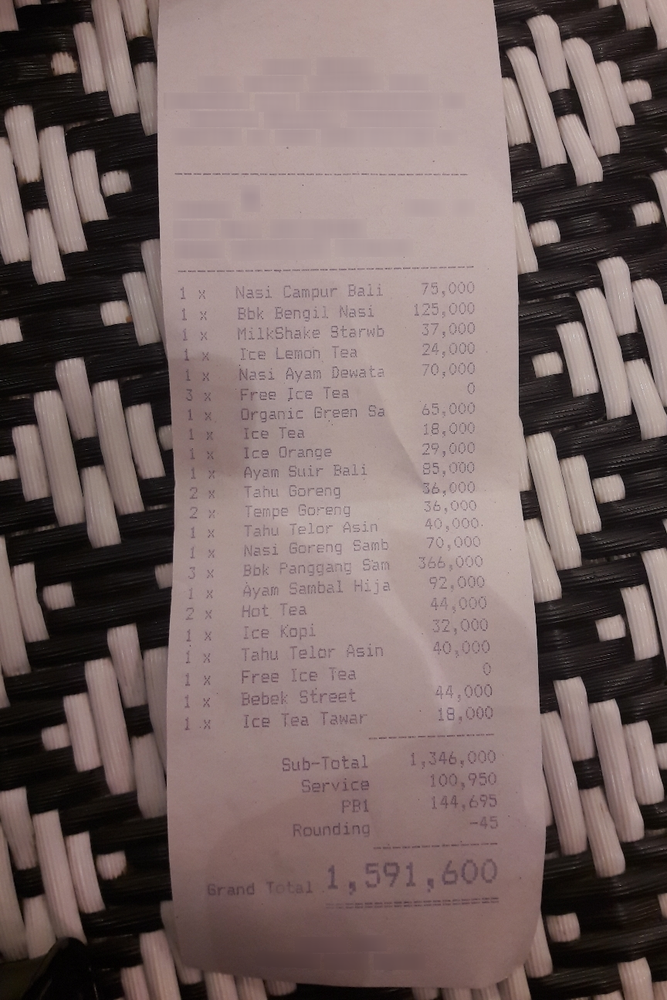
#> input picture data/samples/cord_sample_01.png, 667 x 1000 px, shrunk from 864 x 1296 before the run
$ python -i vision_extractor.py   (imports and definitions only)
#> lines starting #> are read from the running program, lines starting #| are printed output that depends on the picture
"""Vision extractor — turn a receipt IMAGE directly into a structured receipt.

Replaces the two-step pipeline (EasyOCR → LLM text parser) with a
single Gemini multimodal call. The motivation, from the day-12
post-mortem on the CORD sample-#1 failures:

* EasyOCR misread "1,591,600" as "591,600" (dropped the leading
  million), and the LLM faithfully parsed the wrong number.
* The OCR→LLM information boundary is a free source of bugs that
  Gemini Vision sidesteps: the model sees the pixels and the digits
  in the same context.

Same `ReceiptExtraction` Pydantic output as `LLMExtractor`, so
`matcher.py`, `vector_store.py`, `cashback_engine.py` and the
drift guard keep working unchanged.

`LLMExtractor` is intentionally kept in the codebase as a fallback /
historical implementation — useful if the API ever blocks vision
calls or for offline tests.
"""

from __future__ import annotations

import json
import os
from dataclasses import dataclass
from io import BytesIO
from pathlib import Path

from google import genai
from google.genai import types
from PIL import Image
from pydantic import ValidationError

from src.llm_extractor import (
    LineItem,                # re-exported for callers that import from here
    LLMExtractionError,      # same exception type — handlers don't change
    ReceiptExtraction,       # same Pydantic schema
)

ImageInput = Image.Image | bytes | str | Path


@dataclass
class VisionExtractorConfig:
    # `gemini-2.5-flash` (not -lite): multimodal, supports image input.
    # -lite was text-only at the time of writing.
    model: str = "gemini-2.5-flash"
    temperature: float = 0.0
    max_retries: int = 1


VISION_PROMPT = """\
You are given a photograph of a printed cash-register receipt. Read it
directly from the image and return JSON conforming exactly to the
provided schema.

Rules:
- Each printed product/dish/drink line is ONE item in `items`. Use the
  name exactly as printed (do not translate, do not normalise).
- If the same item visually appears more than once, output it ONCE
  with the correct quantity. Do not double-count.
- IMPORTANT — PRICE INTERPRETATION: the number printed on the same
  row as a quantity is the LINE TOTAL, not the unit price. For
  "3 x Glazed Donut ... 7.50", set `line_total = 7.50` and
  `unit_price = 7.50 / 3 = 2.50`. Never multiply quantity by the
  printed price.
- Prices may use commas, dots, or both for thousands and decimals
  (e.g. "75,000" in Indonesian Rupiah, "75.00" in USD). Return them
  as floats and keep the printed magnitude (do not convert
  currencies).
- `total` MUST be the grand total of the receipt — the LAST total
  shown, after taxes, service and rounding ("Grand Total", "TOTAL",
  "Total Amount", "Net Total"). Read the digits carefully — a
  leading "1," or similar is easy to miss.
- `currency` is best-effort. ISO 4217 code if inferable
  (IDR, USD, KRW, EUR, ...) otherwise null.
- `merchant` is the trading name printed at the top of the receipt if
  legible. Null otherwise.
- `date` is ISO 8601 (YYYY-MM-DD) if a date is printed. Null otherwise.
- SKIP lines that are subtotals, taxes, service charges, rounding,
  change, cash given, addresses, phone numbers, "Thank you" footers,
  plastic-bag fees and operator codes — none of those are `items`.

Return ONLY the JSON object, nothing else.
"""


# [71 lines that did not run here, left out]


# Re-export so callers can do:
#     from src.vision_extractor import VisionExtractor, ReceiptExtraction, LineItem
__all__ = [
    "VisionExtractor",
    "VisionExtractorConfig",
    "ReceiptExtraction",
    "LineItem",
    "LLMExtractionError",
]

>>> import cv2
>>> picture = cv2.imread('../data/samples/cord_sample_01.png', cv2.IMREAD_GRAYSCALE)
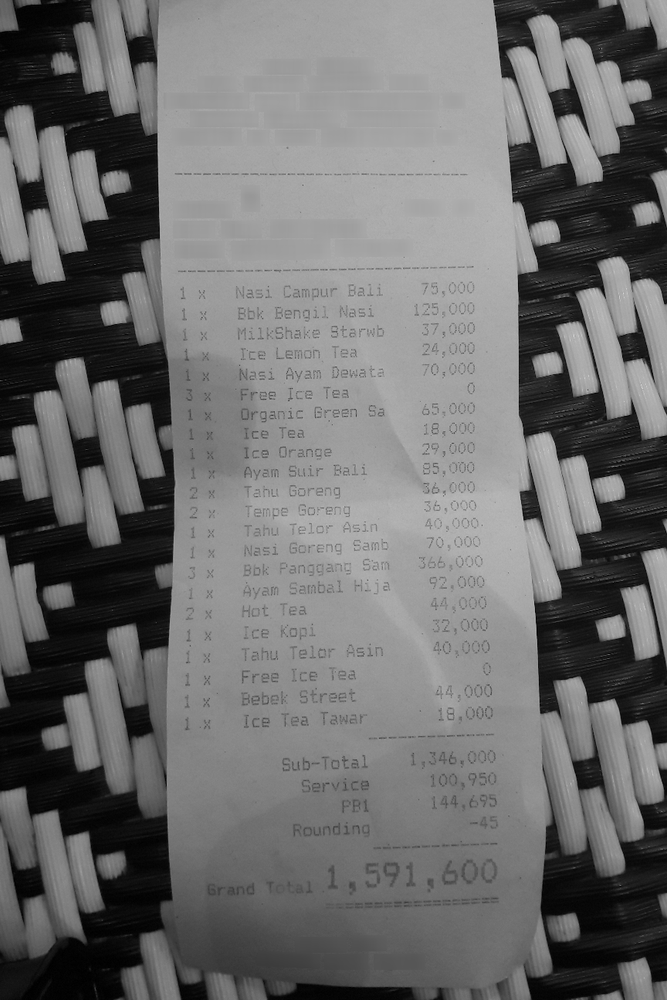
#> picture: shape (1000, 667); min 0, max 208, mean 108.5
#> (the run stopped early here; a loop or call above may not have finished)
